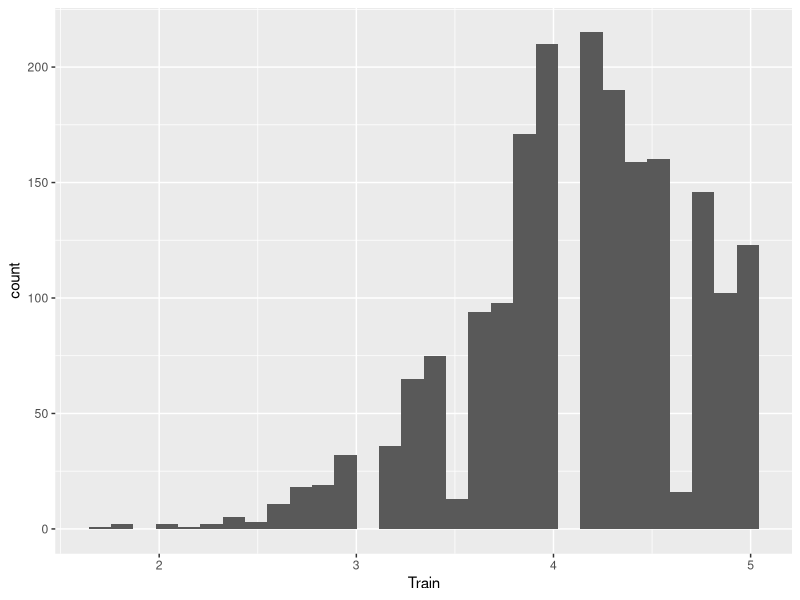
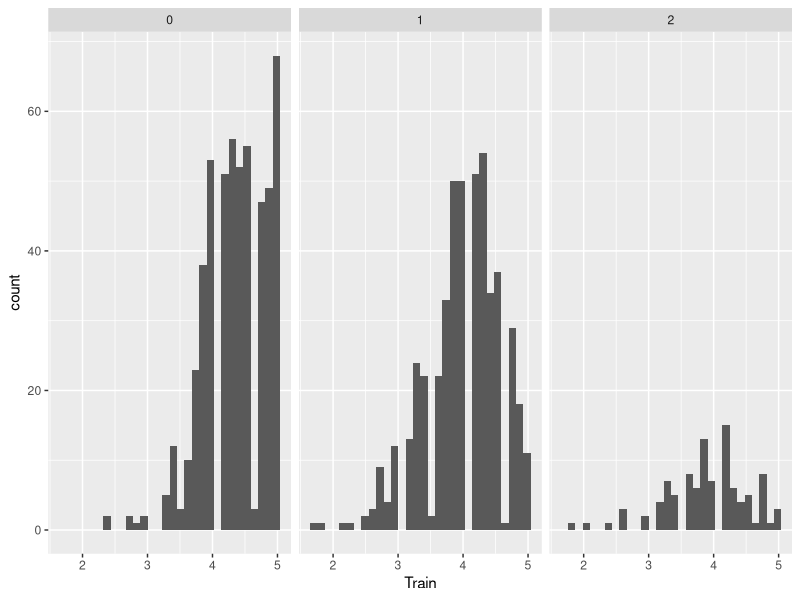
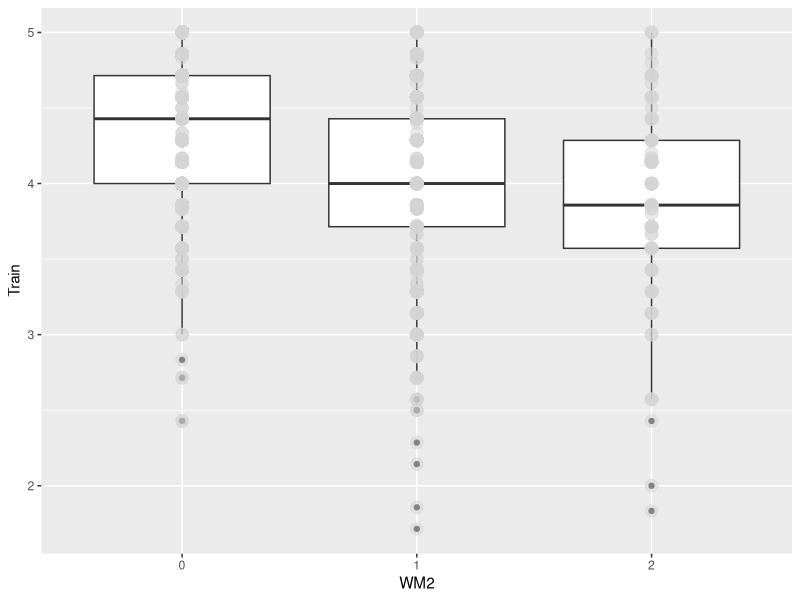
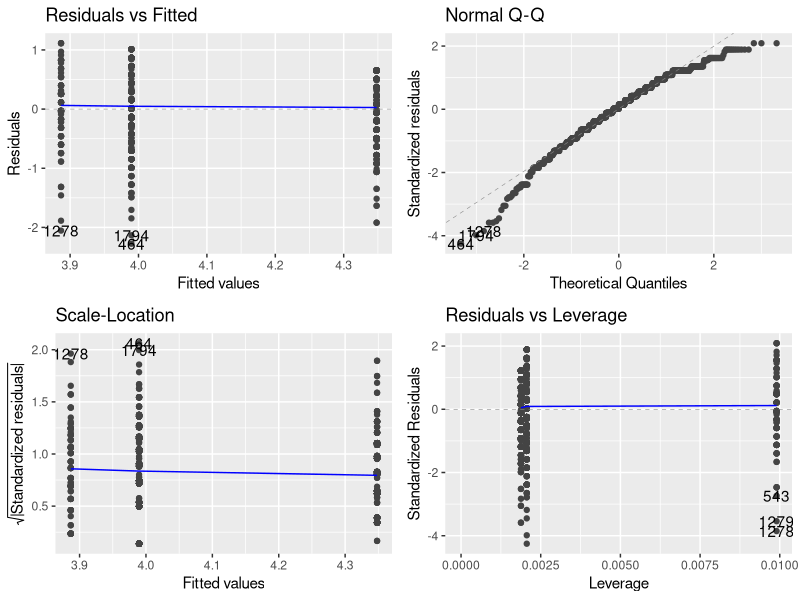
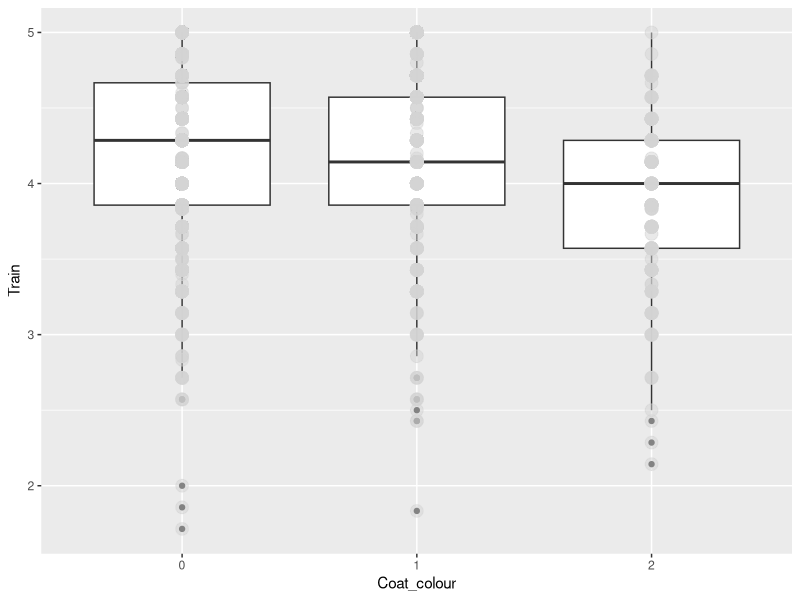
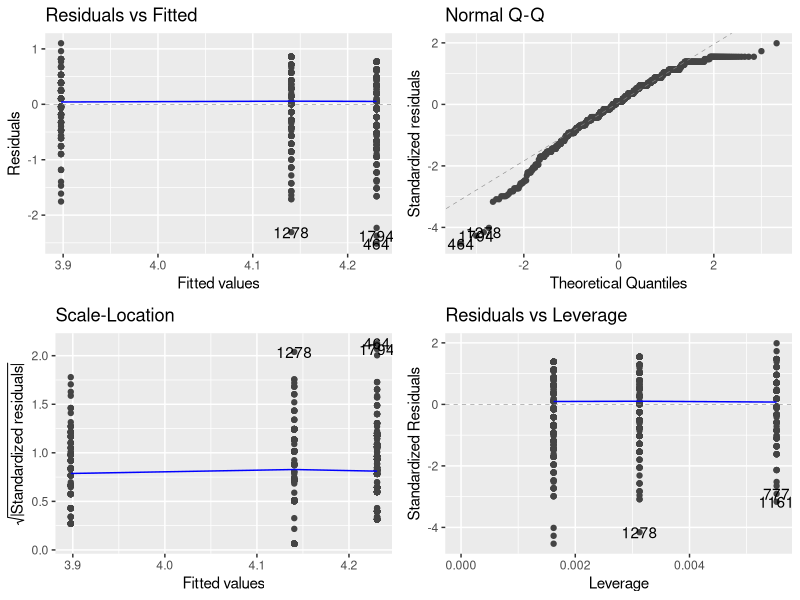
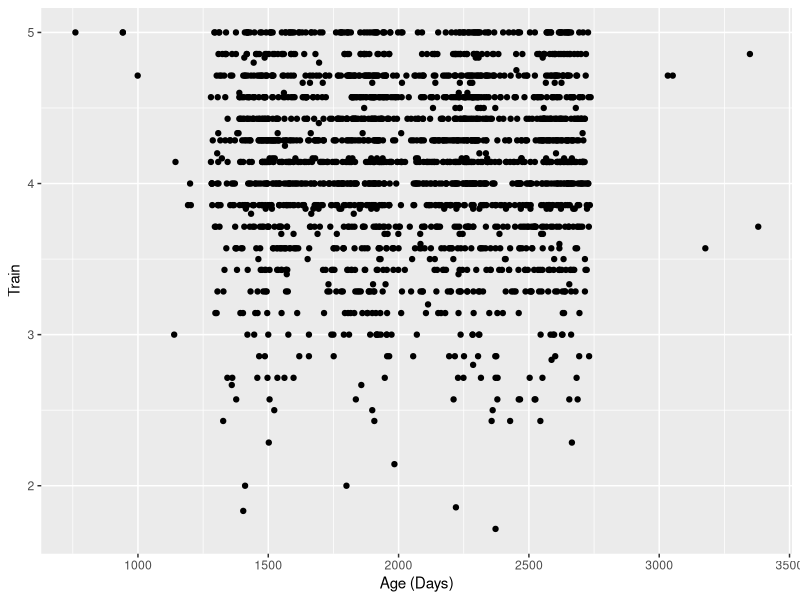
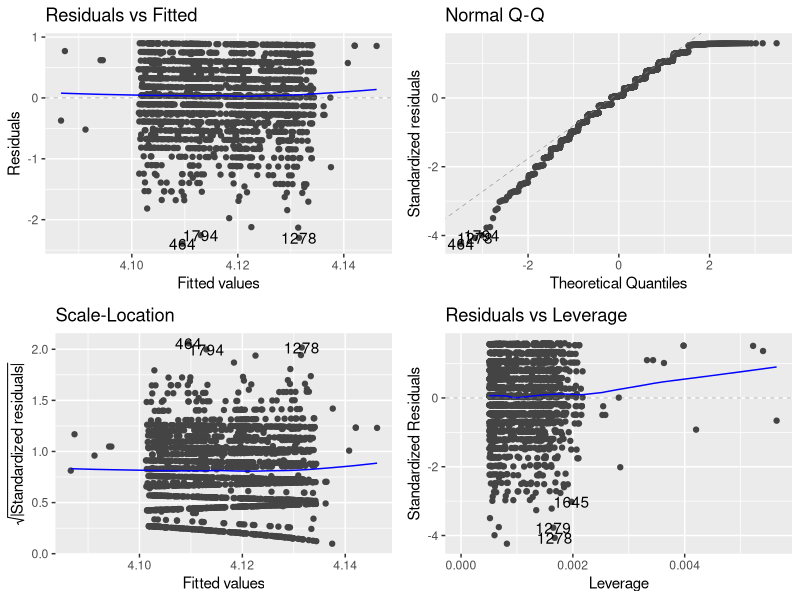

Write the R code that produced these figures, in order.
## ---- chunk 1
rm(list = ls())
library(tidyverse)
library(here)
library(ggfortify)
## ---- chunk 2
DOG <- read.csv(here("Data", "Secor-Cap-Dap-data.csv"))
## ---- chunk 3
DOG$Fixed <- DOG$Gender_status %% 2
## ---- chunk 4
summary(DOG)
## ---- chunk 5
ggplot(DOG, aes(x = Train)) + geom_histogram()
## ---- chunk 6
ggplot(data = na.omit(DOG), aes(x = Train)) + geom_histogram() + facet_wrap(~WM2)
## ---- chunk 7
DOG$WM2 <- as.factor(DOG$WM2)
ggplot(data = na.omit(DOG), aes(y = Train, x = WM2)) + geom_boxplot() + geom_point(size = 4, color = 'lightgrey', alpha = 0.5)
## ---- chunk 8
jvelm <- lm(Train ~ WM2, data = na.omit(DOG))
autoplot(jvelm)
summary(jvelm)
## ---- chunk 9
DOG$Coat_colour <- as.factor(DOG$Coat_colour)
ggplot(data = na.omit(DOG), aes(y = Train, x = Coat_colour)) + geom_boxplot() + geom_point(size = 4, color = 'lightgrey', alpha = 0.5)
## ---- chunk 10
ccvelm <- lm(Train ~ Coat_colour, data = na.omit(DOG))
autoplot(ccvelm)
summary(ccvelm)
## ---- chunk 11
ggplot(DOG, aes(y = Train, x = Age)) + geom_point() + xlab("Age (Days)")
## ---- chunk 12
avelm <- lm(Train ~ Age, data = DOG)
autoplot(avelm)
## ---- chunk 13
anova(avelm)
summary(avelm) # Starts at Call:
## ---- chunk 14
DOG$Health <- as.factor(DOG$Health)
ggplot(DOG, aes(x = Health, y = Train)) + geom_boxplot() + geom_point(size = 4, color = 'lightgrey', alpha = 0.5)
## ---- chunk 15
t.test(Train ~ Health, data = DOG)
## ---- chunk 16
DOG$Gender_status <- as.factor(DOG$Gender_status)
ggplot(data = na.omit(DOG), aes(y = Train, x = Gender_status)) + geom_boxplot() + geom_point(size = 4, color = 'lightgrey', alpha = 0.5)
## ---- chunk 17
gsvelm <- lm(Train ~ Gender_status, data = na.omit(DOG))
autoplot(gsvelm)
summary(gsvelm)
## ---- chunk 18
DOG$Fixed <- as.factor(DOG$Fixed)
ggplot(DOG, aes(x = Fixed, y = Train)) + geom_boxplot() + geom_point(size = 4, color = 'lightgrey', alpha = 0.5)
## ---- chunk 19
fvelm <- lm(Train ~ Fixed, data = na.omit(DOG))
autoplot(fvelm)
summary(fvelm)
## ---- chunk 20
DOG$InOut <- as.factor(DOG$InOut)
ggplot(data = na.omit(DOG), aes(x = InOut, y = Train)) + geom_boxplot() + geom_point(size = 4, color = 'lightgrey', alpha = 0.5)
## ---- chunk 21
iovelm <- lm(Train ~ InOut, data = na.omit(DOG))
autoplot(iovelm)
summary(iovelm)
## ---- chunk 22
DOG$TimeEx <- as.factor(DOG$TimeEx)
ggplot(data = na.omit(DOG), aes(x = TimeEx, y = Train)) + geom_boxplot() + geom_point(size = 4, color = 'lightgrey', alpha = 0.5)
## ---- chunk 23
tevelm <- lm(Train ~ TimeEx, data = na.omit(DOG))
autoplot(tevelm)
summary(tevelm)
